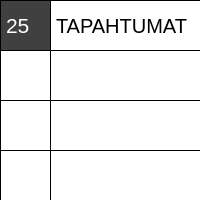
<?xml version="1.0" encoding="UTF-8"?>
<ui version="4.0">
 <class>CalendarEvent</class>
 <widget class="QWidget" name="CalendarEvent">
  <property name="geometry">
   <rect>
    <x>0</x>
    <y>0</y>
    <width>200</width>
    <height>200</height>
   </rect>
  </property>
  <property name="acceptDrops">
   <bool>true</bool>
  </property>
  <property name="windowTitle">
   <string>Form</string>
  </property>
  <property name="styleSheet">
   <string notr="true">background-color:white;</string>
  </property>
  <layout class="QVBoxLayout" name="verticalLayout">
   <property name="spacing">
    <number>0</number>
   </property>
   <property name="margin">
    <number>0</number>
   </property>
   <item>
    <widget class="QWidget" name="row_0" native="true">
     <property name="minimumSize">
      <size>
       <width>0</width>
       <height>50</height>
      </size>
     </property>
     <property name="maximumSize">
      <size>
       <width>16777215</width>
       <height>50</height>
      </size>
     </property>
     <property name="styleSheet">
      <string notr="true">QWidget
{
	border-style: solid; 
 border-left-width: 1px; 
 border-top-width: 1px; 
 border-color: black;
}</string>
     </property>
     <layout class="QHBoxLayout" name="horizontalLayout_5">
      <property name="spacing">
       <number>0</number>
      </property>
      <property name="margin">
       <number>0</number>
      </property>
      <item>
       <widget class="QWidget" name="cell_0_0" native="true">
        <property name="minimumSize">
         <size>
          <width>50</width>
          <height>50</height>
         </size>
        </property>
        <property name="maximumSize">
         <size>
          <width>50</width>
          <height>50</height>
         </size>
        </property>
        <property name="styleSheet">
         <string notr="true">QLabel
{
 font: bold &quot;FreeSans&quot;;
 font-size: 21px;
 background-color:#404040;
 color:white;
 qproperty-alignment: AlignCenter;
}</string>
        </property>
        <layout class="QHBoxLayout" name="horizontalLayout_52">
         <property name="spacing">
          <number>0</number>
         </property>
         <property name="margin">
          <number>0</number>
         </property>
         <item>
          <widget class="QLabel" name="label">
           <property name="text">
            <string>25</string>
           </property>
          </widget>
         </item>
        </layout>
       </widget>
      </item>
      <item>
       <widget class="QWidget" name="cell_0_1" native="true">
        <property name="minimumSize">
         <size>
          <width>150</width>
          <height>50</height>
         </size>
        </property>
        <property name="maximumSize">
         <size>
          <width>150</width>
          <height>50</height>
         </size>
        </property>
        <property name="styleSheet">
         <string notr="true">QLabel
{
 color:black;
 font: bold &quot;FreeSans&quot;;
 font-size: 20px;
 background-color:white;
 qproperty-alignment: AlignCenter;
}</string>
        </property>
        <layout class="QHBoxLayout" name="horizontalLayout_51">
         <property name="spacing">
          <number>0</number>
         </property>
         <property name="margin">
          <number>0</number>
         </property>
         <item>
          <widget class="QLabel" name="label_2">
           <property name="text">
            <string>TAPAHTUMAT</string>
           </property>
          </widget>
         </item>
        </layout>
       </widget>
      </item>
     </layout>
    </widget>
   </item>
   <item>
    <widget class="QWidget" name="row_1" native="true">
     <property name="minimumSize">
      <size>
       <width>0</width>
       <height>50</height>
      </size>
     </property>
     <property name="maximumSize">
      <size>
       <width>16777215</width>
       <height>50</height>
      </size>
     </property>
     <property name="styleSheet">
      <string notr="true">QWidget
{
	border-style: solid; 
 border-left-width: 1px; 
 border-top-width: 1px; 
 border-color: black;
}</string>
     </property>
     <layout class="QHBoxLayout" name="horizontalLayout_6">
      <property name="spacing">
       <number>0</number>
      </property>
      <property name="margin">
       <number>0</number>
      </property>
      <item>
       <widget class="QWidget" name="cell_1_0" native="true">
        <property name="minimumSize">
         <size>
          <width>50</width>
          <height>50</height>
         </size>
        </property>
        <property name="maximumSize">
         <size>
          <width>50</width>
          <height>50</height>
         </size>
        </property>
        <property name="styleSheet">
         <string notr="true">QLabel
{
 color:black;
 font: bold &quot;FreeSans&quot;;
 font-size: 21px;
 background-color:white;
 qproperty-alignment: AlignCenter;
}

QLabel:hover
{
 background-color:#404040;
 color:white;
}</string>
        </property>
        <layout class="QHBoxLayout" name="horizontalLayout_55">
         <property name="spacing">
          <number>0</number>
         </property>
         <property name="margin">
          <number>0</number>
         </property>
        </layout>
       </widget>
      </item>
      <item>
       <widget class="QWidget" name="cell_1_1" native="true">
        <property name="minimumSize">
         <size>
          <width>150</width>
          <height>50</height>
         </size>
        </property>
        <property name="maximumSize">
         <size>
          <width>150</width>
          <height>50</height>
         </size>
        </property>
        <property name="styleSheet">
         <string notr="true">QLabel
{
 color:black;
 font: bold &quot;FreeSans&quot;;
 font-size: 21px;
 background-color:white;
 qproperty-alignment: AlignCenter;
}

QLabel:hover
{
 background-color:#404040;
 color:white;
}</string>
        </property>
        <layout class="QHBoxLayout" name="horizontalLayout_56">
         <property name="spacing">
          <number>0</number>
         </property>
         <property name="margin">
          <number>0</number>
         </property>
        </layout>
       </widget>
      </item>
     </layout>
    </widget>
   </item>
   <item>
    <widget class="QWidget" name="row_2" native="true">
     <property name="minimumSize">
      <size>
       <width>0</width>
       <height>50</height>
      </size>
     </property>
     <property name="maximumSize">
      <size>
       <width>16777215</width>
       <height>50</height>
      </size>
     </property>
     <property name="styleSheet">
      <string notr="true">QWidget
{
	border-style: solid; 
 border-left-width: 1px; 
 border-top-width: 1px; 
 border-color: black;
}</string>
     </property>
     <layout class="QHBoxLayout" name="horizontalLayout_7">
      <property name="spacing">
       <number>0</number>
      </property>
      <property name="margin">
       <number>0</number>
      </property>
      <item>
       <widget class="QWidget" name="cell_2_0" native="true">
        <property name="minimumSize">
         <size>
          <width>50</width>
          <height>50</height>
         </size>
        </property>
        <property name="maximumSize">
         <size>
          <width>50</width>
          <height>50</height>
         </size>
        </property>
        <property name="styleSheet">
         <string notr="true">QLabel
{
 color:black;
 font: bold &quot;FreeSans&quot;;
 font-size: 21px;
 background-color:white;
 qproperty-alignment: AlignCenter;
}

QLabel:hover
{
 background-color:#404040;
 color:white;
}</string>
        </property>
        <layout class="QHBoxLayout" name="horizontalLayout_60">
         <property name="spacing">
          <number>0</number>
         </property>
         <property name="margin">
          <number>0</number>
         </property>
        </layout>
       </widget>
      </item>
      <item>
       <widget class="QWidget" name="cell_2_1" native="true">
        <property name="minimumSize">
         <size>
          <width>150</width>
          <height>50</height>
         </size>
        </property>
        <property name="maximumSize">
         <size>
          <width>150</width>
          <height>50</height>
         </size>
        </property>
        <property name="styleSheet">
         <string notr="true">QLabel
{
 color:black;
 font: bold &quot;FreeSans&quot;;
 font-size: 21px;
 background-color:white;
 qproperty-alignment: AlignCenter;
}

QLabel:hover
{
 background-color:#404040;
 color:white;
}</string>
        </property>
        <layout class="QHBoxLayout" name="horizontalLayout_61">
         <property name="spacing">
          <number>0</number>
         </property>
         <property name="margin">
          <number>0</number>
         </property>
        </layout>
       </widget>
      </item>
     </layout>
    </widget>
   </item>
   <item>
    <widget class="QWidget" name="row_3" native="true">
     <property name="minimumSize">
      <size>
       <width>0</width>
       <height>50</height>
      </size>
     </property>
     <property name="maximumSize">
      <size>
       <width>16777215</width>
       <height>50</height>
      </size>
     </property>
     <property name="styleSheet">
      <string notr="true">QWidget
{
	border-style: solid; 
 border-left-width: 1px; 
 border-top-width: 1px; 
 border-color: black;
}</string>
     </property>
     <layout class="QHBoxLayout" name="horizontalLayout_8">
      <property name="spacing">
       <number>0</number>
      </property>
      <property name="margin">
       <number>0</number>
      </property>
      <item>
       <widget class="QWidget" name="cell_3_0" native="true">
        <property name="minimumSize">
         <size>
          <width>50</width>
          <height>50</height>
         </size>
        </property>
        <property name="maximumSize">
         <size>
          <width>50</width>
          <height>50</height>
         </size>
        </property>
        <property name="styleSheet">
         <string notr="true">QLabel
{
 color:black;
 font: bold &quot;FreeSans&quot;;
 font-size: 21px;
 background-color:white;
 qproperty-alignment: AlignCenter;
}

QLabel:hover
{
 background-color:#404040;
 color:white;
}</string>
        </property>
        <layout class="QHBoxLayout" name="horizontalLayout_65">
         <property name="spacing">
          <number>0</number>
         </property>
         <property name="margin">
          <number>0</number>
         </property>
        </layout>
       </widget>
      </item>
      <item>
       <widget class="QWidget" name="cell_3_2" native="true">
        <property name="minimumSize">
         <size>
          <width>150</width>
          <height>50</height>
         </size>
        </property>
        <property name="maximumSize">
         <size>
          <width>150</width>
          <height>50</height>
         </size>
        </property>
        <property name="styleSheet">
         <string notr="true">QLabel
{
 color:black;
 font: bold &quot;FreeSans&quot;;
 font-size: 21px;
 background-color:white;
 qproperty-alignment: AlignCenter;
}

QLabel:hover
{
 background-color:#404040;
 color:white;
}</string>
        </property>
        <layout class="QHBoxLayout" name="horizontalLayout_66">
         <property name="spacing">
          <number>0</number>
         </property>
         <property name="margin">
          <number>0</number>
         </property>
        </layout>
       </widget>
      </item>
     </layout>
    </widget>
   </item>
  </layout>
 </widget>
 <resources/>
 <connections/>
</ui>
